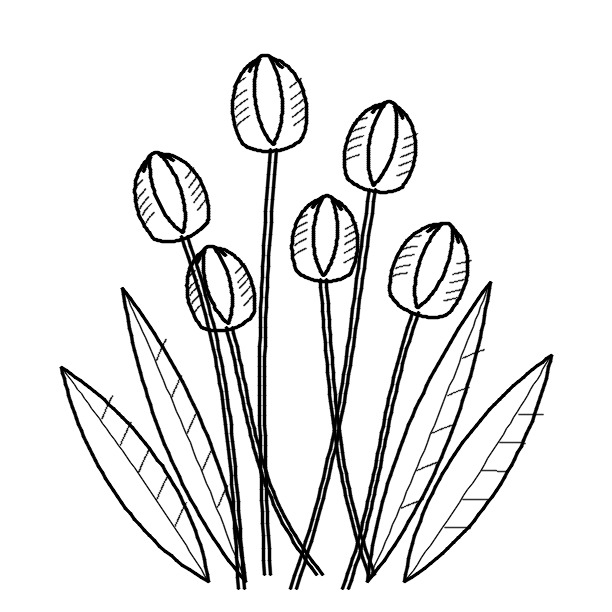
#> input picture inputs/flores.jpg, 612 x 612 px
$ python -i stencil_extractor.py   (imports and definitions only)
#> lines starting #> are read from the running program, lines starting #| are printed output that depends on the picture; after the words box and inside, x2 and y2 are one past the last pixel; in counts of white or black regions, pixels touching at a corner belong together
#> further down, picture is the input picture: shape (612, 612, 3); min 0, max 255, mean 231.8
"""
Extrator de Stencil Estrutural com Ramer-Douglas-Peucker (RDP) Adaptativo por Saliência.
Implementa a Seção 25 (RDP Adaptativo) e Seção 26 (Edge Hierarchy) do Plano de Evolução Completo.
"""
import cv2
import numpy as np
from typing import List, Tuple

class AdaptiveStencilExtractor:
    @staticmethod
    def extract_contours(img_bgr: np.ndarray, saliency_map: np.ndarray = None) -> List[Tuple[List[Tuple[int, int]], Tuple[int, int, int]]]:
        """
        Extrai contornos estruturais finos com simplificação poligonal RDP dinâmica.
        Retorna lista de tuplas: (pontos_do_traço, cor_rgb_do_traço)
        """
        gray = cv2.cvtColor(img_bgr, cv2.COLOR_BGR2GRAY)

        # 1. Filtro bilateral preservando bordas
        filtered = cv2.bilateralFilter(gray, 7, 50, 50)

        # 2. CLAHE para reforçar detalhes faciais locais
        clahe = cv2.createCLAHE(clipLimit=3.0, tileGridSize=(8, 8))
        enhanced = clahe.apply(filtered)

        # 3. Difference of Gaussians (DoG)
        g1 = cv2.GaussianBlur(enhanced, (3, 3), 1.0)
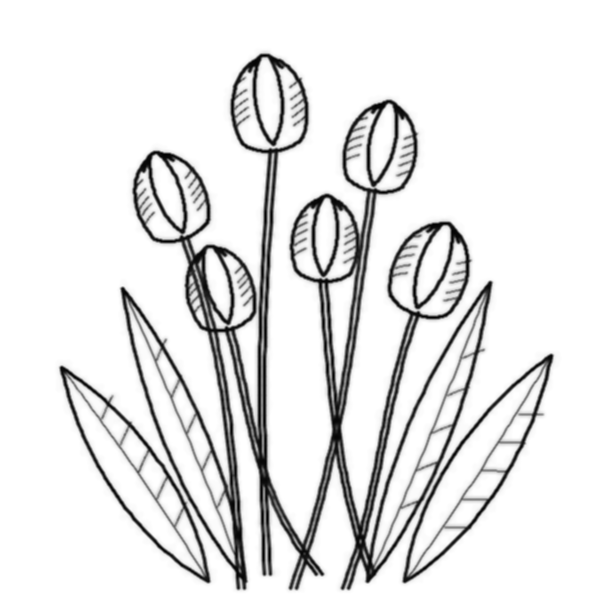
#> g1: shape (612, 612); min 2, max 255, mean 230.7
        g2 = cv2.GaussianBlur(enhanced, (9, 9), 2.5)
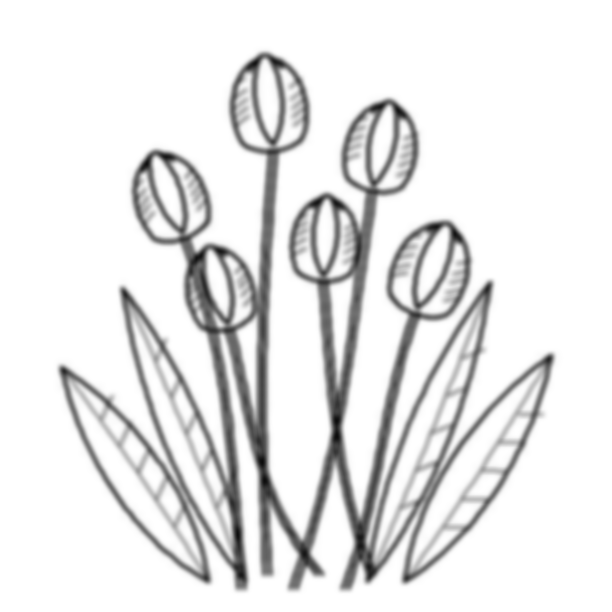
#> g2: shape (612, 612); min 12, max 255, mean 230.7
        dog = cv2.subtract(g1, g2)
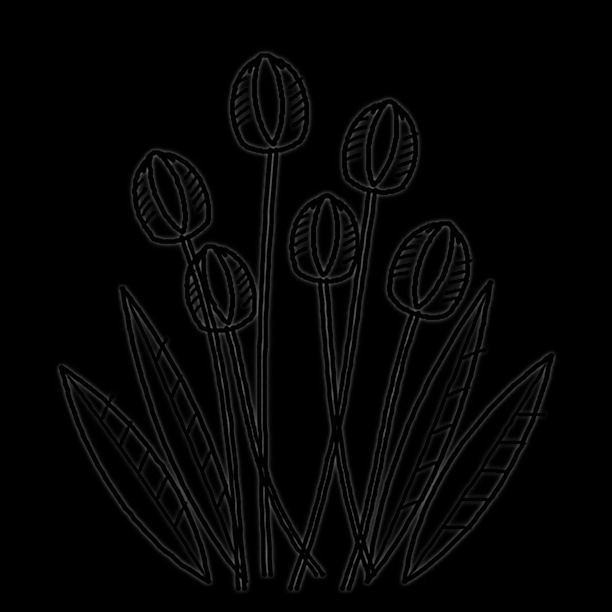
#> dog: shape (612, 612); min 0, max 107, mean 4.9
        _, dog_th = cv2.threshold(dog, 12, 255, cv2.THRESH_BINARY)
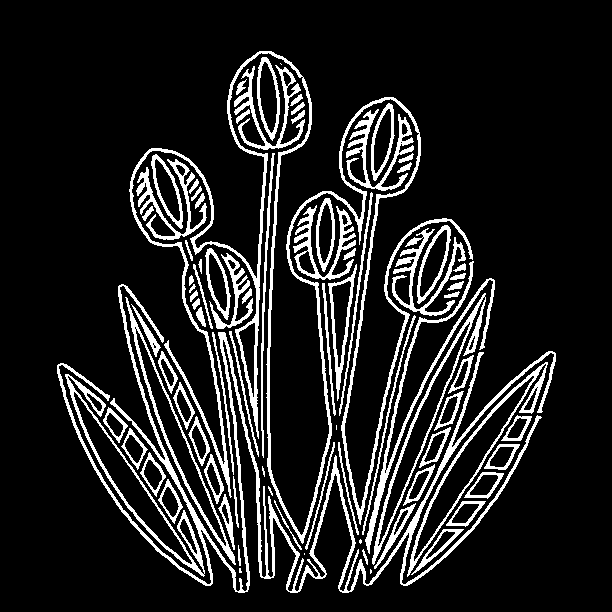
#> dog_th: shape (612, 612); 13.4% white; 85 white regions (8 under 20 px), largest, box (x1, y1, x2, y2) and area: (129, 51, 473, 544) 10430, (57, 284, 556, 593) 9264, (365, 261, 495, 554) 2177

        canny = cv2.Canny(enhanced, 60, 160)
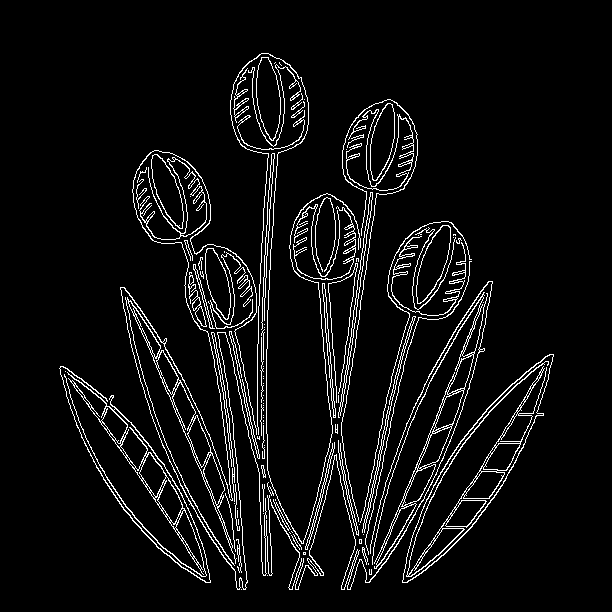
#> canny: shape (612, 612); 5.9% white in thin lines or dots, all inside (x1, y1, x2, y2) = (59, 53, 554, 590)
        combined = cv2.bitwise_or(dog_th, canny)
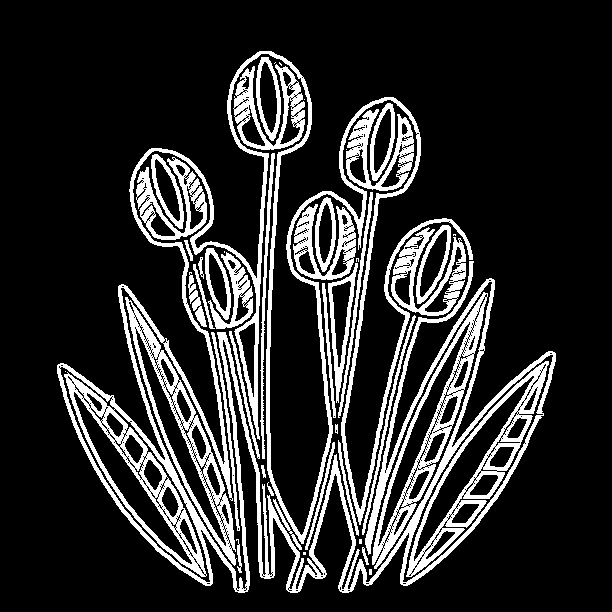
#> combined: shape (612, 612); 17.8% white; 46 white regions (11 under 20 px), largest, box (x1, y1, x2, y2) and area: (57, 51, 556, 593) 31963, (372, 292, 488, 569) 4455, (125, 297, 237, 566) 4227

        # Limpeza morfológica
        kernel = cv2.getStructuringElement(cv2.MORPH_ELLIPSE, (3, 3))
        cleaned = cv2.morphologyEx(combined, cv2.MORPH_CLOSE, kernel)
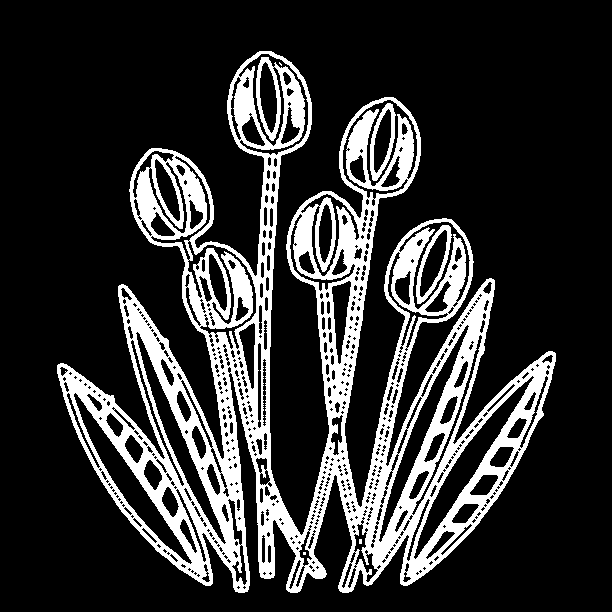
#> cleaned: shape (612, 612); 19.7% white; 6 white regions (3 under 20 px)

        contours, _ = cv2.findContours(cleaned, cv2.RETR_LIST, cv2.CHAIN_APPROX_TC89_KCOS)
#> contours = 665 contours, 437 with area under 20; largest, box (x1, y1, x2, y2) and area: (57, 51, 556, 593) 114844, (414, 375, 535, 560) 3442, (73, 392, 193, 565) 3336, (342, 99, 418, 200) 2900, (398, 221, 471, 310) 2706

        result_strokes = []
        h, w = gray.shape
#> h = 612; w = 612

        for cnt in contours:
            arc_len = cv2.arcLength(cnt, False)
            if arc_len < 15:
                continue

            # Calcula a saliência média ao longo do contorno
            pts_sample = cnt.reshape(-1, 2)
            if saliency_map is not None:
                ys = np.clip(pts_sample[:, 1], 0, h - 1)
                xs = np.clip(pts_sample[:, 0], 0, w - 1)
                mean_sal = float(np.mean(saliency_map[ys, xs]))
                if mean_sal < 0.20:
                    continue
            else:
                mean_sal = 0.5

            # RDP Adaptativo (Seção 25):
            # Saliência alta -> epsilon 0.8 (preserva máxima curvatura de olhos e boca)
            # Saliência média -> epsilon 1.4
            # Saliência baixa -> epsilon 2.2
            if mean_sal > 0.65:
                epsilon = 0.8
            elif mean_sal > 0.35:
                epsilon = 1.3
            else:
                epsilon = 2.0

            approx = cv2.approxPolyDP(cnt, epsilon, False)
            pts_list = [tuple(p) for p in approx.reshape(-1, 2).tolist()]
            if len(pts_list) < 2:
                continue

            # Edge Hierarchy Harmônica:
            # Extrai a cor local média escurecida de forma sutil (preserva matiz, sem riscar de branco)
            ys = np.clip(pts_sample[:, 1], 0, h - 1)
            xs = np.clip(pts_sample[:, 0], 0, w - 1)
            local_bgr = np.mean(img_bgr[ys, xs], axis=0)
            b, g, r = float(local_bgr[0]), float(local_bgr[1]), float(local_bgr[2])

            dr = int(np.clip(r * 0.45, 10, 220))
            dg = int(np.clip(g * 0.45, 10, 220))
            db = int(np.clip(b * 0.45, 10, 220))
            stroke_rgb = (dr, dg, db)

            result_strokes.append((pts_list, stroke_rgb))
#> this loop made 665 passes
#> (arc_len, pts_list, b, g, r, dr) on passes 13, 17, 21: (42.89, [(354, 567), (356, 570), (349, 588), (348, 584), (352, 569)], 162.6, 162.6, 162.6, 73), (45.75, [(303, 565), (305, 567), (297, 587), (296, 583), (301, 567)], 130.5, 130.5, 130.5, 58), (18.75, [(205, 563), (208, 570), (206, 572), (203, 565)], 144.3, 144.3, 144.3, 64)
#> (arc_len, b, g, r, dr, dg) on passes 5, 8, 45: (29.26, 101.6, 101.6, 101.6, 45, 45), (29.94, 98.82, 98.82, 98.82, 44, 44), (38.49, 130.3, 130.3, 130.3, 58, 58)
#> after the loop, result_strokes = 217 items

        return result_strokes

>>> import cv2
>>> picture = cv2.imread('../../inputs/flores.jpg')
>>> result = AdaptiveStencilExtractor().extract_contours(picture)
#> result = 217 items
